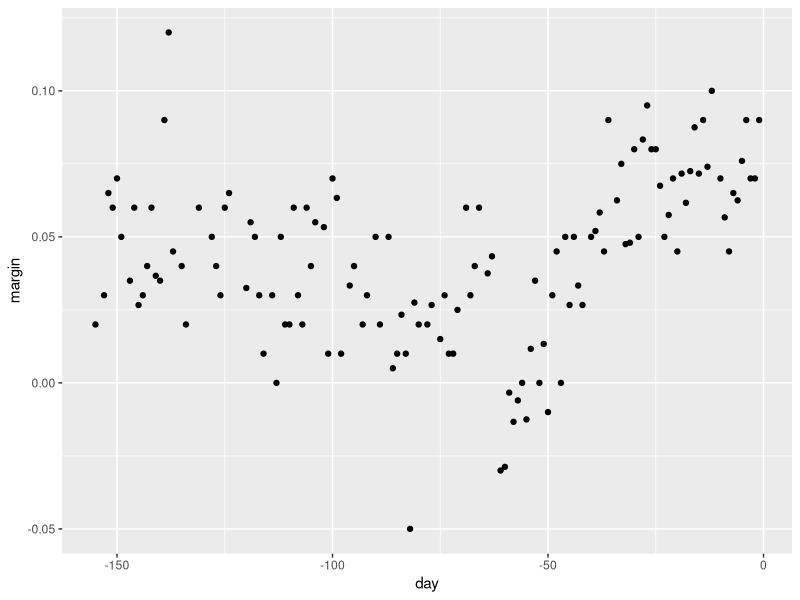
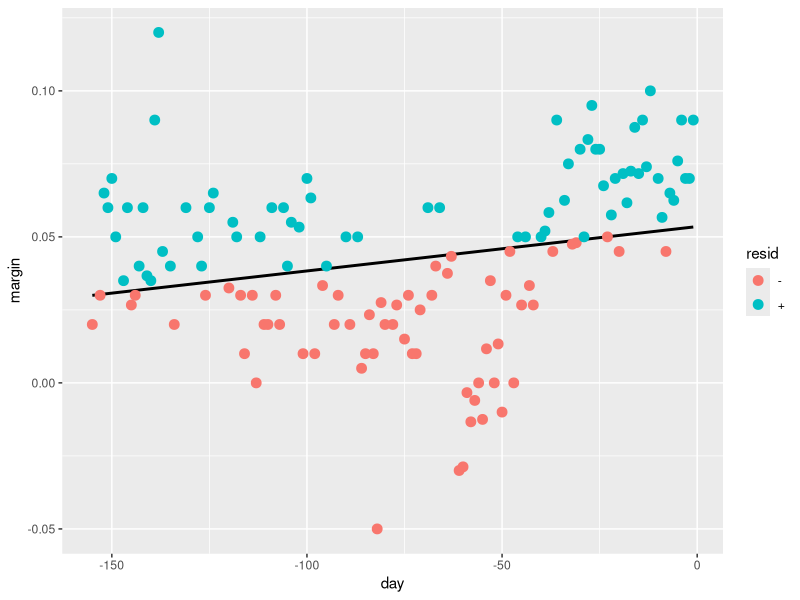
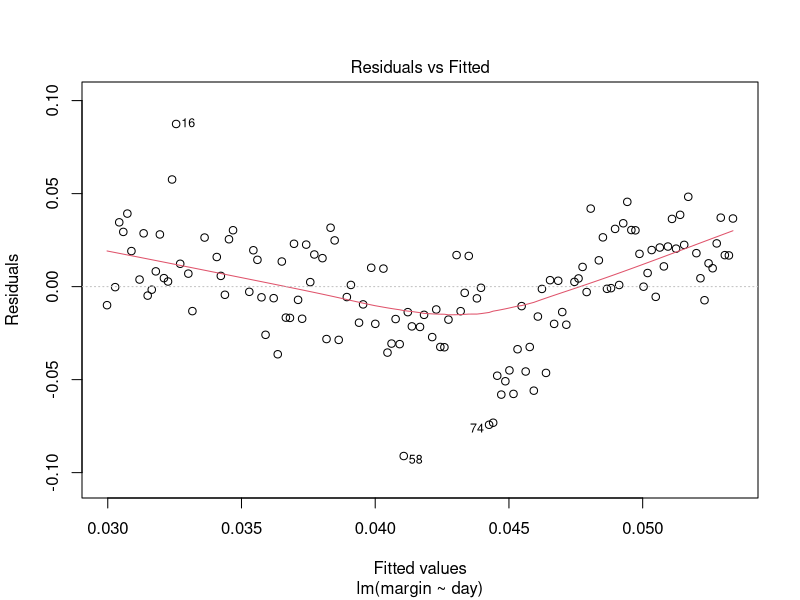
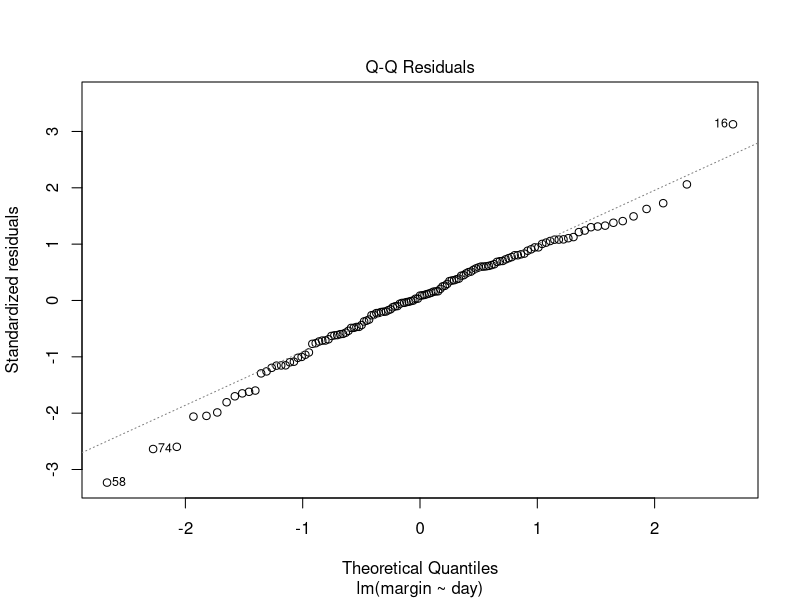
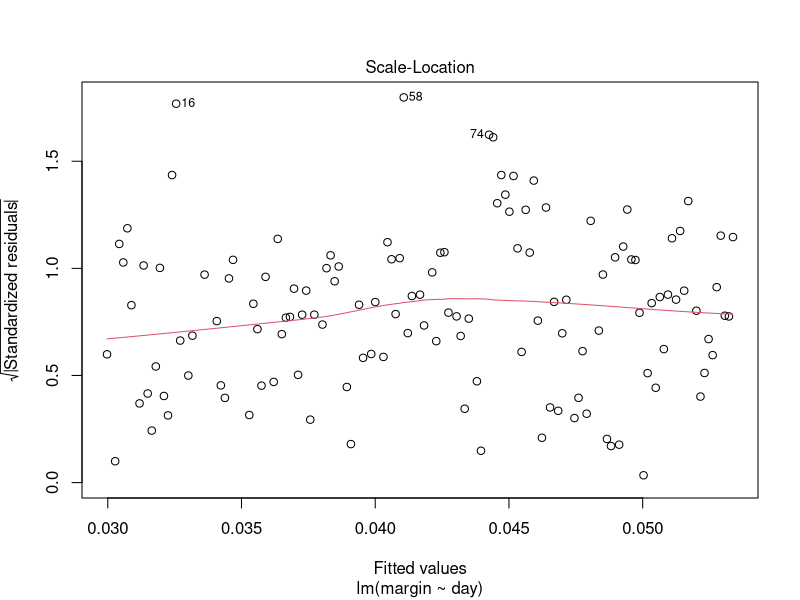
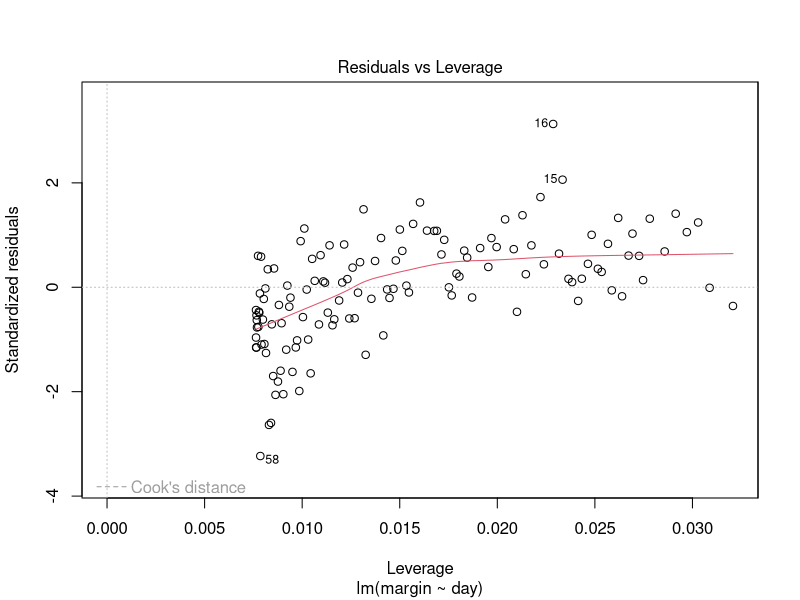
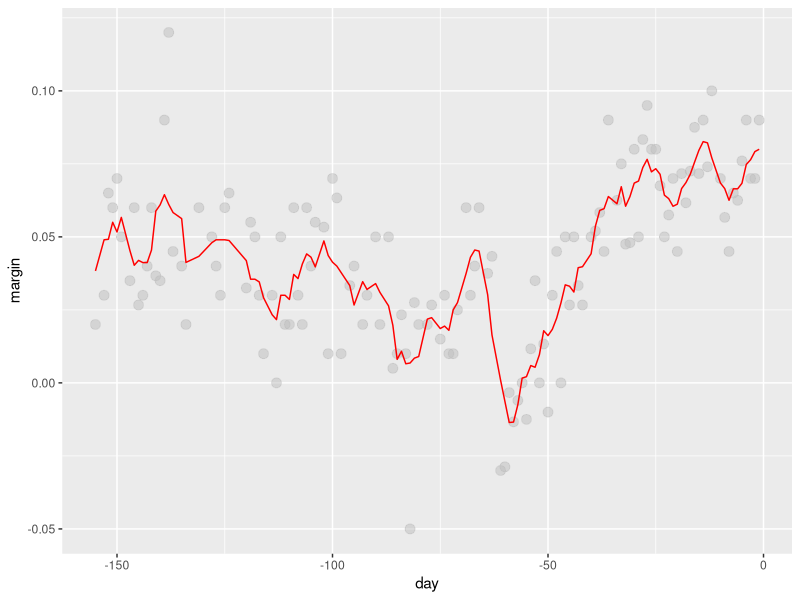
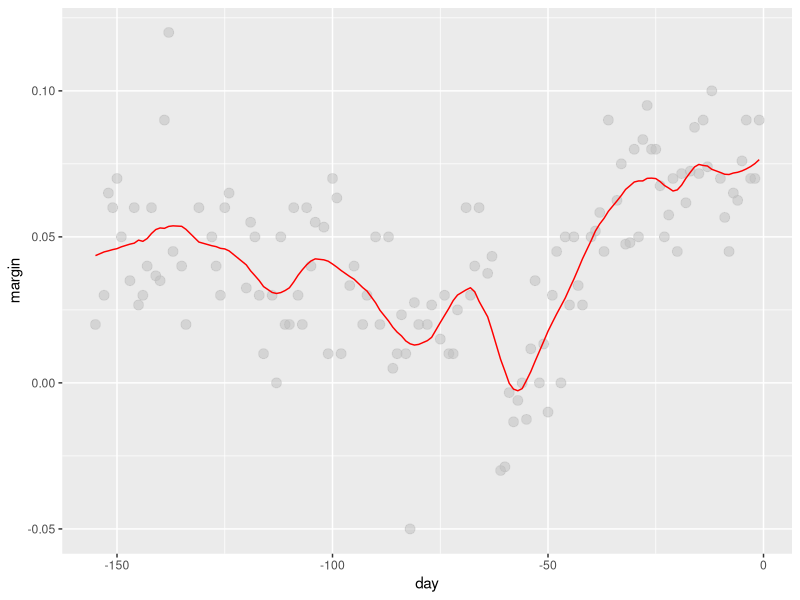

Generate these figures, in order, with R:
library(dslabs)
library(dplyr)
library(tidyverse)
library(lubridate)

data("polls_2008")
qplot(day, margin, data = polls_2008)

resid <- ifelse(lm(margin~day, data = polls_2008)$resid > 0, "+", "-")
polls_2008 %>% 
  mutate(resid = resid) %>% 
  ggplot(aes(day, margin)) + 
  geom_smooth(method = "lm", se = FALSE, color = "black") +
  geom_point(aes(color = resid), size = 3)

#Using summary with lm() provides more detailed information
summary(lm(margin~day, data = polls_2008))
#Use the plot to show:
#-Residual vs Fitted
#-Normal Q
#-Scale-Location
#-Residual vs Leverage
plot(lm(margin~day, data = polls_2008))

#Smoothing ----
span <- 7
#Switch between "box" and "normal" smoothing
fit <- with(polls_2008, 
            ksmooth(day, margin, x.points = day, kernel="box", bandwidth = span))

polls_2008 %>% mutate(smooth = fit$y) %>%
  ggplot(aes(day, margin)) +
  geom_point(size = 3, alpha = .5, color = "grey") + 
  geom_line(aes(day, smooth), color="red")

#Local Weighted Regression (loess) ----
#Taylors theorem - if you look closely enough at any smooth function it will look like a line
#Model for a 3 week window will be linear
#LOESS keeps the number of points in the calculation the same. The Span is a %
# --- it also uses a weighted version. Tukey Tri weight
#---- it fits the model robustly. Outliers are detected and downweighted 
total_days <- diff(range(polls_2008$day))
span <- 21/total_days

fit <- loess(margin ~ day, degree=1, span = span, data=polls_2008)

polls_2008 %>% mutate(smooth = fit$fitted) %>%
  ggplot(aes(day, margin)) +
  geom_point(size = 3, alpha = .5, color = "grey") +
  geom_line(aes(day, smooth), color="red", span = 0.15, method.args = list(degree=1))
